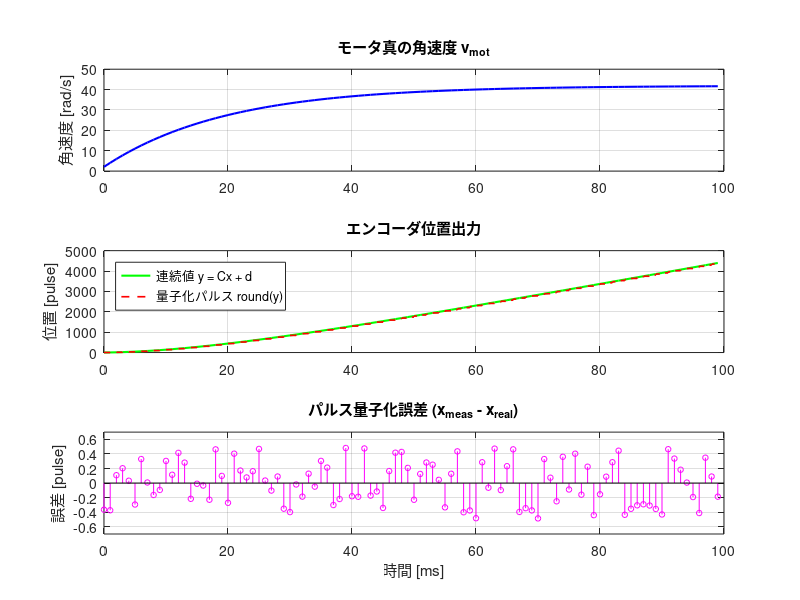

The MATLAB source for this figure:
%% task3_output_equation.m (課題3 解答: 出力方程式とエンコーダ量子化)
%  RDS E2023 状態空間モデルの出力方程式 y = Cx + d とパルス量子化の検証
%
%  【課題内容】
%  1. 状態 x = [x_enc; v_mot] から出力方程式 y = Cx + d を用いてエンコーダ位置を計算する．
%  2. 実機エンコーダのパルス整数化 (round) による量子化ノイズの発生を確認する．
%  3. 量子化誤差（連続値 vs 離散パルス）をプロットして特性を理解する．

clear; clc; close all;

%% ===== Section 1: 定数パラメータ =====
Ts = 0.001;                 % [s] 制御周期 (1 ms)
ENC_IMP = 2048.0;           % [pulse/rev]
ENC_ROM = 4.0;              % 4逓倍
MOT_PLS_PER_1REV = ENC_IMP * ENC_ROM; % = 8192 [pulse/rev]
WHL_PULSESEC_TO_MOT_ANGVEL = 2.0 * pi / MOT_PLS_PER_1REV; % [rad/pulse]
K_enc = 1.0 / WHL_PULSESEC_TO_MOT_ANGVEL;               % ≈ 1303.797 [pulse/rad]

% 状態空間モデル
a_m = log(0.9504) / Ts;
b_m = (0.01039 / (1 - 0.9504)) * (-a_m);
Ad = [1,  K_enc * (1 - exp(a_m * Ts)) / (-a_m);
      0,  exp(a_m * Ts)];
Bd = [K_enc * (b_m / (-a_m)) * (Ts - (1 - exp(a_m * Ts)) / (-a_m));
      (b_m / (-a_m)) * (1 - exp(a_m * Ts))];

Cc = [1, 0];
Dc = 0;

%% ===== Section 2: シミュレーション設定 =====
t_end = 0.1;                % 0.1秒間 (100 ms)
N = round(t_end / Ts);
t = (0:N-1) * Ts;

% 低速〜中速での定速回転を模擬 (PWM入力)
u_pwm = 200 * ones(1, N);   % 一定PWM

%% ===== Section 3: シミュレーション実行 =====
x = zeros(2, 1);
log_x_continuous = zeros(1, N);
log_x_quantized  = zeros(1, N);
log_v_mot        = zeros(1, N);

for k = 1:N
    % 状態更新: x[k+1] = Ad * x[k] + Bd * u[k]
    x = Ad * x + Bd * u_pwm(k);
    
    % 【課題 3 解答】出力方程式 y = Cx + d
    x_enc = Cc * x + Dc;
    
    % 実機エンコーダのパルス整数化 (量子化)
    x_enc_meas = round(x_enc);
    
    log_x_continuous(k) = x_enc;
    log_x_quantized(k)  = x_enc_meas;
    log_v_mot(k)        = x(2);
end

% 量子化誤差の計算
quantization_error = log_x_quantized - log_x_continuous;

fprintf('=== 課題3: 出力方程式と量子化誤差 (模範解答) ===\n');
fprintf('  最大量子化誤差: %.4f [pulse] (理論値: ±0.5 pulse)\n', max(abs(quantization_error)));
fprintf('  最終連続位置:   %.3f [pulse]\n', log_x_continuous(end));
fprintf('  最終離散パルス: %d [pulse]\n', log_x_quantized(end));

%% ===== Section 4: プロット =====
figure('Name', '課題3: 出力方程式とエンコーダパルス量子化 (解答)', 'Position', [200, 150, 900, 650]);

subplot(3, 1, 1);
plot(t * 1000, log_v_mot, 'b-', 'LineWidth', 1.5);
ylabel('角速度 [rad/s]'); title('モータ真の角速度 v_{mot}'); grid on; xlim([0, t_end*1000]);

subplot(3, 1, 2);
plot(t * 1000, log_x_continuous, 'g-', 'LineWidth', 1.5, 'DisplayName', '連続値 y = Cx + d'); hold on;
stairs(t * 1000, log_x_quantized, 'r--', 'LineWidth', 1.2, 'DisplayName', '量子化パルス round(y)');
ylabel('位置 [pulse]'); title('エンコーダ位置出力'); legend('Location', 'northwest'); grid on; xlim([0, t_end*1000]);

subplot(3, 1, 3);
stem(t * 1000, quantization_error, 'm', 'MarkerSize', 4);
ylabel('誤差 [pulse]'); xlabel('時間 [ms]'); title('パルス量子化誤差 (x_{meas} - x_{real})'); grid on; xlim([0, t_end*1000]);
ylim([-0.7, 0.7]);
